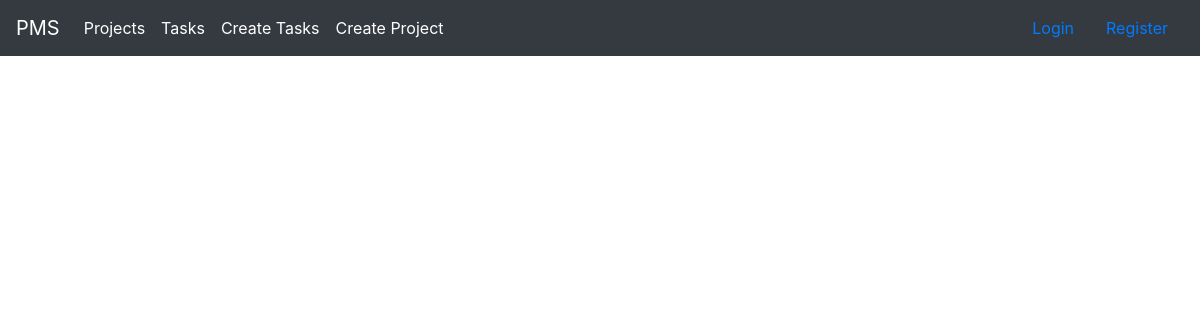
Before: /projects with the older database file.
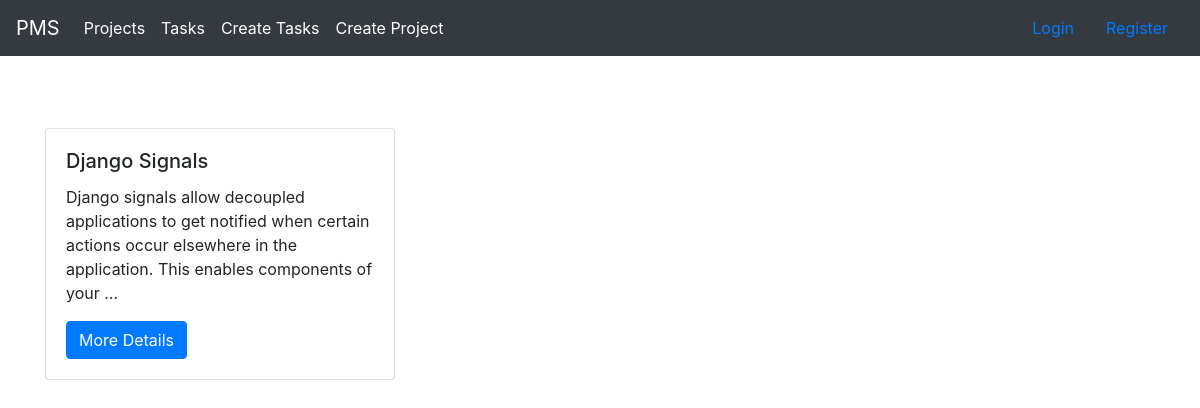
After: the same page with the newer database file.
### projects/models.py (models this page shows, shortened)
class Project(models.Model):
    name = models.CharField(max_length=200,null=False,blank=False)
    description = models.TextField(null=False,blank=False)
    date_created = models.DateTimeField(auto_now_add=True)
    class Meta:
        ordering = ['-date_created']

### projects/views.py (the view)
# urls.py: path('projects', views.projectList, name = 'projects'),
def projectList(request):
   projects = Project.objects.all()
   context = {'projects':projects}
   return render(request, 'projects/projects.html',context)

### templates/projects/projects.html
{% extends 'base.html' %}
{% load static %}
{% block content %}
<br>
<br>
 <div class="container ">
    <div class="row ">
      {% for project in projects %}
       <div class="col-md-4 " style="border-top: 200px;">
           <div class="card">
            <div class="card-body">
                <h5 class="card-title">{{ project.name }}</h5>
                <p class="card-text">{{ project.description|truncatechars:150  }}</p>
                <a href="{% url 'project-detail' project.id %}"
                   class="btn btn-primary">
                    More Details
                </a>
               </div>
          </div>
       </div>
       {% endfor %}
    </div>
 </div>
{% endblock content %}

Changed rows visible on the page:
added Project: name "Django Signals", description "Django signals allow decoupled applications to get notified when certain actions occur elsewhere in the application. This enables components of your …"
